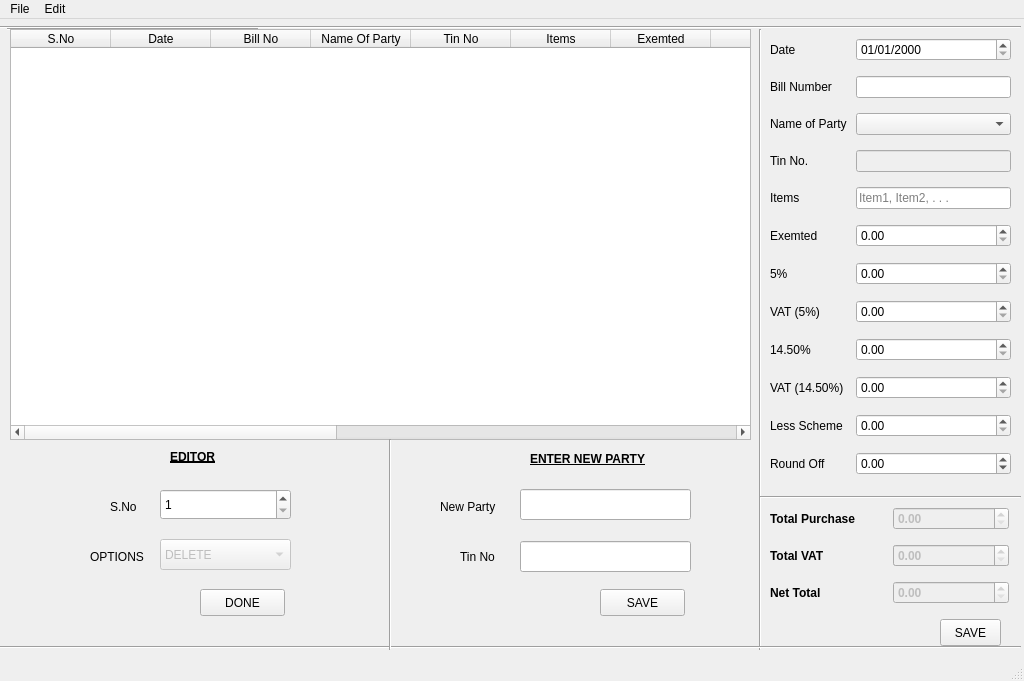
<?xml version="1.0" encoding="UTF-8"?>
<ui version="4.0">
 <class>MainWindow</class>
 <widget class="QMainWindow" name="MainWindow">
  <property name="geometry">
   <rect>
    <x>0</x>
    <y>0</y>
    <width>1024</width>
    <height>681</height>
   </rect>
  </property>
  <property name="windowTitle">
   <string>Monthly Statement</string>
  </property>
  <widget class="QWidget" name="centralwidget">
   <widget class="QPushButton" name="PushButtonNew">
    <property name="geometry">
     <rect>
      <x>160</x>
      <y>840</y>
      <width>61</width>
      <height>27</height>
     </rect>
    </property>
    <property name="text">
     <string>New</string>
    </property>
   </widget>
   <widget class="QWidget" name="gridLayoutWidget_2">
    <property name="geometry">
     <rect>
      <x>770</x>
      <y>10</y>
      <width>241</width>
      <height>461</height>
     </rect>
    </property>
    <layout class="QGridLayout" name="gridLayout_2">
     <item row="3" column="1">
      <widget class="QLineEdit" name="lineEditTin">
       <property name="enabled">
        <bool>false</bool>
       </property>
       <property name="statusTip">
        <string>Automatically Updated. &quot;NA&quot; corresponds to &quot;New Party ?&quot;</string>
       </property>
       <property name="text">
        <string/>
       </property>
      </widget>
     </item>
     <item row="5" column="0">
      <widget class="QLabel" name="label_10">
       <property name="text">
        <string>Exemted</string>
       </property>
      </widget>
     </item>
     <item row="1" column="0">
      <widget class="QLabel" name="label_3">
       <property name="text">
        <string>Bill Number</string>
       </property>
      </widget>
     </item>
     <item row="6" column="1">
      <widget class="QDoubleSpinBox" name="doubleSpinBox5">
       <property name="correctionMode">
        <enum>QAbstractSpinBox::CorrectToNearestValue</enum>
       </property>
       <property name="maximum">
        <double>50000.000000000000000</double>
       </property>
      </widget>
     </item>
     <item row="0" column="0">
      <widget class="QLabel" name="label_4">
       <property name="text">
        <string>Date</string>
       </property>
      </widget>
     </item>
     <item row="4" column="0">
      <widget class="QLabel" name="label_9">
       <property name="text">
        <string>Items</string>
       </property>
      </widget>
     </item>
     <item row="9" column="1">
      <widget class="QDoubleSpinBox" name="doubleSpinBoxVat145">
       <property name="correctionMode">
        <enum>QAbstractSpinBox::CorrectToNearestValue</enum>
       </property>
       <property name="maximum">
        <double>50000.000000000000000</double>
       </property>
      </widget>
     </item>
     <item row="11" column="1">
      <widget class="QDoubleSpinBox" name="doubleSpinBoxRoundOff">
       <property name="enabled">
        <bool>true</bool>
       </property>
       <property name="statusTip">
        <string>Can take Negative values also. Values in the range -0.99 to 0.99</string>
       </property>
       <property name="correctionMode">
        <enum>QAbstractSpinBox::CorrectToNearestValue</enum>
       </property>
       <property name="minimum">
        <double>-0.990000000000000</double>
       </property>
       <property name="maximum">
        <double>0.990000000000000</double>
       </property>
       <property name="singleStep">
        <double>0.010000000000000</double>
       </property>
      </widget>
     </item>
     <item row="4" column="1">
      <widget class="QLineEdit" name="lineEditItems">
       <property name="statusTip">
        <string>Enter items seperated by comma</string>
       </property>
       <property name="placeholderText">
        <string>Item1, Item2, . . .</string>
       </property>
      </widget>
     </item>
     <item row="8" column="0">
      <widget class="QLabel" name="label_13">
       <property name="text">
        <string>14.50%</string>
       </property>
      </widget>
     </item>
     <item row="11" column="0">
      <widget class="QLabel" name="label_16">
       <property name="text">
        <string>Round Off</string>
       </property>
      </widget>
     </item>
     <item row="9" column="0">
      <widget class="QLabel" name="label_14">
       <property name="text">
        <string>VAT (14.50%)</string>
       </property>
      </widget>
     </item>
     <item row="10" column="0">
      <widget class="QLabel" name="label_15">
       <property name="text">
        <string>Less Scheme </string>
       </property>
      </widget>
     </item>
     <item row="7" column="1">
      <widget class="QDoubleSpinBox" name="doubleSpinBoxVat5">
       <property name="correctionMode">
        <enum>QAbstractSpinBox::CorrectToNearestValue</enum>
       </property>
       <property name="maximum">
        <double>50000.000000000000000</double>
       </property>
      </widget>
     </item>
     <item row="10" column="1">
      <widget class="QDoubleSpinBox" name="doubleSpinBoxLessScheme">
       <property name="correctionMode">
        <enum>QAbstractSpinBox::CorrectToNearestValue</enum>
       </property>
       <property name="maximum">
        <double>1000.000000000000000</double>
       </property>
      </widget>
     </item>
     <item row="2" column="1">
      <widget class="QComboBox" name="comboBoxParty">
       <property name="statusTip">
        <string>Enter &quot;New Party&quot; if new party is to be added</string>
       </property>
       <property name="insertPolicy">
        <enum>QComboBox::InsertAtBottom</enum>
       </property>
      </widget>
     </item>
     <item row="6" column="0">
      <widget class="QLabel" name="label_11">
       <property name="text">
        <string>5% </string>
       </property>
      </widget>
     </item>
     <item row="1" column="1">
      <widget class="QLineEdit" name="lineEditBillNo">
       <property name="placeholderText">
        <string/>
       </property>
      </widget>
     </item>
     <item row="8" column="1">
      <widget class="QDoubleSpinBox" name="doubleSpinBox145">
       <property name="correctionMode">
        <enum>QAbstractSpinBox::CorrectToNearestValue</enum>
       </property>
       <property name="maximum">
        <double>50000.000000000000000</double>
       </property>
      </widget>
     </item>
     <item row="0" column="1">
      <widget class="QDateEdit" name="dateEdit">
       <property name="minimumDate">
        <date>
         <year>2000</year>
         <month>1</month>
         <day>1</day>
        </date>
       </property>
       <property name="displayFormat">
        <string>dd/MM/yyyy</string>
       </property>
      </widget>
     </item>
     <item row="5" column="1">
      <widget class="QDoubleSpinBox" name="doubleSpinBoxExemted">
       <property name="statusTip">
        <string>Items for which tax is not applicable</string>
       </property>
       <property name="correctionMode">
        <enum>QAbstractSpinBox::CorrectToNearestValue</enum>
       </property>
       <property name="maximum">
        <double>50000.000000000000000</double>
       </property>
      </widget>
     </item>
     <item row="7" column="0">
      <widget class="QLabel" name="label_12">
       <property name="text">
        <string>VAT (5%) </string>
       </property>
      </widget>
     </item>
     <item row="3" column="0">
      <widget class="QLabel" name="label_2">
       <property name="text">
        <string>Tin No.</string>
       </property>
      </widget>
     </item>
     <item row="2" column="0">
      <widget class="QLabel" name="label">
       <property name="text">
        <string>Name of Party </string>
       </property>
      </widget>
     </item>
    </layout>
   </widget>
   <widget class="QWidget" name="verticalLayoutWidget_4">
    <property name="geometry">
     <rect>
      <x>60</x>
      <y>750</y>
      <width>98</width>
      <height>80</height>
     </rect>
    </property>
    <layout class="QVBoxLayout" name="verticalLayout_7">
     <item>
      <widget class="QLabel" name="label_20">
       <property name="font">
        <font>
         <weight>50</weight>
         <italic>false</italic>
         <bold>false</bold>
         <underline>false</underline>
        </font>
       </property>
       <property name="text">
        <string>Total Purchase  </string>
       </property>
      </widget>
     </item>
     <item>
      <widget class="QLabel" name="label_21">
       <property name="font">
        <font>
         <weight>50</weight>
         <italic>false</italic>
         <bold>false</bold>
        </font>
       </property>
       <property name="text">
        <string>Total VAT           </string>
       </property>
      </widget>
     </item>
     <item>
      <widget class="QLabel" name="label_22">
       <property name="font">
        <font>
         <weight>50</weight>
         <italic>false</italic>
         <bold>false</bold>
        </font>
       </property>
       <property name="text">
        <string>Net Total           </string>
       </property>
      </widget>
     </item>
    </layout>
   </widget>
   <widget class="QWidget" name="verticalLayoutWidget_3">
    <property name="geometry">
     <rect>
      <x>1070</x>
      <y>740</y>
      <width>131</width>
      <height>80</height>
     </rect>
    </property>
    <layout class="QVBoxLayout" name="verticalLayout_6">
     <item>
      <widget class="QLabel" name="labelTotalPurchase">
       <property name="font">
        <font>
         <weight>75</weight>
         <italic>true</italic>
         <bold>true</bold>
        </font>
       </property>
       <property name="text">
        <string>Total Purchase</string>
       </property>
       <property name="textInteractionFlags">
        <set>Qt::TextEditable</set>
       </property>
      </widget>
     </item>
     <item>
      <widget class="QLabel" name="labelTotalVat">
       <property name="font">
        <font>
         <weight>75</weight>
         <italic>true</italic>
         <bold>true</bold>
        </font>
       </property>
       <property name="text">
        <string>Total VAT</string>
       </property>
      </widget>
     </item>
     <item>
      <widget class="QLabel" name="labelNetTotal">
       <property name="font">
        <font>
         <weight>75</weight>
         <italic>true</italic>
         <bold>true</bold>
        </font>
       </property>
       <property name="text">
        <string>Net. Total</string>
       </property>
      </widget>
     </item>
    </layout>
   </widget>
   <widget class="QPushButton" name="pushButtonSave">
    <property name="geometry">
     <rect>
      <x>940</x>
      <y>600</y>
      <width>61</width>
      <height>27</height>
     </rect>
    </property>
    <property name="statusTip">
     <string>If &quot;Name Of Party&quot; is &quot;New Party&quot; the enter the new party and tin no . Else save the data to Database</string>
    </property>
    <property name="text">
     <string>SAVE</string>
    </property>
   </widget>
   <widget class="Line" name="line_2">
    <property name="geometry">
     <rect>
      <x>7</x>
      <y>0</y>
      <width>251</width>
      <height>20</height>
     </rect>
    </property>
    <property name="orientation">
     <enum>Qt::Horizontal</enum>
    </property>
   </widget>
   <widget class="QTableWidget" name="tableWidget">
    <property name="enabled">
     <bool>true</bool>
    </property>
    <property name="geometry">
     <rect>
      <x>10</x>
      <y>10</y>
      <width>741</width>
      <height>411</height>
     </rect>
    </property>
    <property name="editTriggers">
     <set>QAbstractItemView::NoEditTriggers</set>
    </property>
    <column>
     <property name="text">
      <string>S.No</string>
     </property>
    </column>
    <column>
     <property name="text">
      <string>Date</string>
     </property>
    </column>
    <column>
     <property name="text">
      <string>Bill No</string>
     </property>
    </column>
    <column>
     <property name="text">
      <string>Name Of Party</string>
     </property>
    </column>
    <column>
     <property name="text">
      <string>Tin No</string>
     </property>
    </column>
    <column>
     <property name="text">
      <string>Items</string>
     </property>
    </column>
    <column>
     <property name="text">
      <string>Exemted</string>
     </property>
    </column>
    <column>
     <property name="text">
      <string>5%</string>
     </property>
    </column>
    <column>
     <property name="text">
      <string>Vat (5%)</string>
     </property>
    </column>
    <column>
     <property name="text">
      <string>14.50%</string>
     </property>
    </column>
    <column>
     <property name="text">
      <string>Vat (14.50%)</string>
     </property>
    </column>
    <column>
     <property name="text">
      <string>Less Scheme</string>
     </property>
    </column>
    <column>
     <property name="text">
      <string>Round Off</string>
     </property>
    </column>
    <column>
     <property name="text">
      <string>Total</string>
     </property>
     <property name="font">
      <font>
       <weight>75</weight>
       <bold>true</bold>
      </font>
     </property>
    </column>
    <column>
     <property name="text">
      <string>Total Vat</string>
     </property>
     <property name="font">
      <font>
       <weight>75</weight>
       <italic>false</italic>
       <bold>true</bold>
      </font>
     </property>
    </column>
    <column>
     <property name="text">
      <string>Net Total</string>
     </property>
     <property name="font">
      <font>
       <weight>75</weight>
       <bold>true</bold>
      </font>
     </property>
    </column>
   </widget>
   <widget class="QPushButton" name="PushButtonNewSave">
    <property name="geometry">
     <rect>
      <x>600</x>
      <y>570</y>
      <width>85</width>
      <height>27</height>
     </rect>
    </property>
    <property name="statusTip">
     <string>To save to Database and update the &quot;Name of Party &quot; ComboBox</string>
    </property>
    <property name="text">
     <string>SAVE</string>
    </property>
   </widget>
   <widget class="QLabel" name="label_5">
    <property name="geometry">
     <rect>
      <x>440</x>
      <y>480</y>
      <width>69</width>
      <height>16</height>
     </rect>
    </property>
    <property name="text">
     <string>New Party </string>
    </property>
   </widget>
   <widget class="QLineEdit" name="lineEditNewParty">
    <property name="geometry">
     <rect>
      <x>520</x>
      <y>470</y>
      <width>171</width>
      <height>31</height>
     </rect>
    </property>
    <property name="statusTip">
     <string>Enter name of the &quot;New Party&quot;</string>
    </property>
   </widget>
   <widget class="QLineEdit" name="lineEditNewTin">
    <property name="geometry">
     <rect>
      <x>520</x>
      <y>522</y>
      <width>171</width>
      <height>31</height>
     </rect>
    </property>
    <property name="statusTip">
     <string>Enter corresponding &quot;Tin No&quot;</string>
    </property>
   </widget>
   <widget class="QLabel" name="label_6">
    <property name="geometry">
     <rect>
      <x>460</x>
      <y>530</y>
      <width>41</width>
      <height>16</height>
     </rect>
    </property>
    <property name="text">
     <string>Tin No      </string>
    </property>
   </widget>
   <widget class="Line" name="line">
    <property name="geometry">
     <rect>
      <x>750</x>
      <y>10</y>
      <width>20</width>
      <height>621</height>
     </rect>
    </property>
    <property name="orientation">
     <enum>Qt::Vertical</enum>
    </property>
   </widget>
   <widget class="Line" name="line_3">
    <property name="geometry">
     <rect>
      <x>-70</x>
      <y>620</y>
      <width>1091</width>
      <height>16</height>
     </rect>
    </property>
    <property name="orientation">
     <enum>Qt::Horizontal</enum>
    </property>
   </widget>
   <widget class="Line" name="line_4">
    <property name="geometry">
     <rect>
      <x>0</x>
      <y>0</y>
      <width>1021</width>
      <height>16</height>
     </rect>
    </property>
    <property name="orientation">
     <enum>Qt::Horizontal</enum>
    </property>
   </widget>
   <widget class="QPushButton" name="pushButtonEditDone">
    <property name="geometry">
     <rect>
      <x>200</x>
      <y>570</y>
      <width>85</width>
      <height>27</height>
     </rect>
    </property>
    <property name="text">
     <string>DONE</string>
    </property>
   </widget>
   <widget class="Line" name="line_5">
    <property name="geometry">
     <rect>
      <x>380</x>
      <y>420</y>
      <width>20</width>
      <height>211</height>
     </rect>
    </property>
    <property name="orientation">
     <enum>Qt::Vertical</enum>
    </property>
   </widget>
   <widget class="QWidget" name="gridLayoutWidget">
    <property name="geometry">
     <rect>
      <x>770</x>
      <y>480</y>
      <width>239</width>
      <height>116</height>
     </rect>
    </property>
    <layout class="QGridLayout" name="gridLayout">
     <item row="2" column="1">
      <widget class="QDoubleSpinBox" name="doubleSpinBox_2">
       <property name="font">
        <font>
         <weight>75</weight>
         <bold>true</bold>
        </font>
       </property>
       <property name="maximum">
        <double>50000.000000000000000</double>
       </property>
      </widget>
     </item>
     <item row="2" column="1">
      <widget class="QDoubleSpinBox" name="doubleSpinBoxTotalVat">
       <property name="enabled">
        <bool>false</bool>
       </property>
       <property name="font">
        <font>
         <weight>75</weight>
         <bold>true</bold>
        </font>
       </property>
       <property name="statusTip">
        <string>Automatically Updated. &quot;Total Vat = Vat(5%)+Vat(14.50%)&quot;</string>
       </property>
       <property name="correctionMode">
        <enum>QAbstractSpinBox::CorrectToNearestValue</enum>
       </property>
       <property name="maximum">
        <double>500000000.000000000000000</double>
       </property>
      </widget>
     </item>
     <item row="1" column="0">
      <widget class="QLabel" name="label_23">
       <property name="font">
        <font>
         <weight>75</weight>
         <italic>false</italic>
         <bold>true</bold>
         <underline>false</underline>
        </font>
       </property>
       <property name="text">
        <string>Total Purchase</string>
       </property>
      </widget>
     </item>
     <item row="3" column="1">
      <widget class="QDoubleSpinBox" name="doubleSpinBoxNetTotal">
       <property name="enabled">
        <bool>false</bool>
       </property>
       <property name="font">
        <font>
         <weight>75</weight>
         <bold>true</bold>
        </font>
       </property>
       <property name="statusTip">
        <string>Automatically Updated. &quot;Net Total=Total Purchase+Total Vat-Less Scheme+Round Off&quot;</string>
       </property>
       <property name="correctionMode">
        <enum>QAbstractSpinBox::CorrectToNearestValue</enum>
       </property>
       <property name="maximum">
        <double>500000000.000000000000000</double>
       </property>
      </widget>
     </item>
     <item row="1" column="1">
      <widget class="QDoubleSpinBox" name="doubleSpinBoxTotal">
       <property name="enabled">
        <bool>false</bool>
       </property>
       <property name="font">
        <font>
         <weight>75</weight>
         <bold>true</bold>
        </font>
       </property>
       <property name="statusTip">
        <string>Automatically Updated. &quot;Total Purchase=Exemted+5%+14.50%&quot;</string>
       </property>
       <property name="correctionMode">
        <enum>QAbstractSpinBox::CorrectToNearestValue</enum>
       </property>
       <property name="maximum">
        <double>500000000.000000000000000</double>
       </property>
      </widget>
     </item>
     <item row="3" column="0">
      <widget class="QLabel" name="label_25">
       <property name="font">
        <font>
         <weight>75</weight>
         <italic>false</italic>
         <bold>true</bold>
        </font>
       </property>
       <property name="text">
        <string>Net Total           </string>
       </property>
      </widget>
     </item>
     <item row="2" column="0">
      <widget class="QLabel" name="label_24">
       <property name="font">
        <font>
         <weight>75</weight>
         <italic>false</italic>
         <bold>true</bold>
        </font>
       </property>
       <property name="text">
        <string>Total VAT           </string>
       </property>
      </widget>
     </item>
    </layout>
   </widget>
   <widget class="Line" name="line_6">
    <property name="geometry">
     <rect>
      <x>760</x>
      <y>470</y>
      <width>261</width>
      <height>16</height>
     </rect>
    </property>
    <property name="orientation">
     <enum>Qt::Horizontal</enum>
    </property>
   </widget>
   <widget class="QLabel" name="label_7">
    <property name="geometry">
     <rect>
      <x>170</x>
      <y>430</y>
      <width>58</width>
      <height>15</height>
     </rect>
    </property>
    <property name="font">
     <font>
      <weight>75</weight>
      <bold>true</bold>
      <underline>true</underline>
     </font>
    </property>
    <property name="text">
     <string>EDITOR</string>
    </property>
   </widget>
   <widget class="QLabel" name="label_17">
    <property name="geometry">
     <rect>
      <x>530</x>
      <y>430</y>
      <width>131</width>
      <height>20</height>
     </rect>
    </property>
    <property name="font">
     <font>
      <weight>75</weight>
      <bold>true</bold>
      <underline>true</underline>
     </font>
    </property>
    <property name="text">
     <string>ENTER NEW PARTY</string>
    </property>
   </widget>
   <widget class="QComboBox" name="comboBoxOptions">
    <property name="enabled">
     <bool>false</bool>
    </property>
    <property name="geometry">
     <rect>
      <x>160</x>
      <y>520</y>
      <width>131</width>
      <height>31</height>
     </rect>
    </property>
    <property name="statusTip">
     <string>Select the action needed</string>
    </property>
    <item>
     <property name="text">
      <string>DELETE</string>
     </property>
    </item>
    <item>
     <property name="text">
      <string>EDIT</string>
     </property>
    </item>
   </widget>
   <widget class="QSpinBox" name="spinBoxSNo">
    <property name="geometry">
     <rect>
      <x>160</x>
      <y>470</y>
      <width>131</width>
      <height>31</height>
     </rect>
    </property>
    <property name="statusTip">
     <string>Select the row number</string>
    </property>
    <property name="buttonSymbols">
     <enum>QAbstractSpinBox::UpDownArrows</enum>
    </property>
    <property name="correctionMode">
     <enum>QAbstractSpinBox::CorrectToNearestValue</enum>
    </property>
    <property name="minimum">
     <number>1</number>
    </property>
    <property name="maximum">
     <number>500</number>
    </property>
   </widget>
   <widget class="QLabel" name="label_8">
    <property name="geometry">
     <rect>
      <x>90</x>
      <y>530</y>
      <width>61</width>
      <height>16</height>
     </rect>
    </property>
    <property name="text">
     <string>OPTIONS</string>
    </property>
   </widget>
   <widget class="QLabel" name="label_18">
    <property name="geometry">
     <rect>
      <x>110</x>
      <y>480</y>
      <width>31</width>
      <height>16</height>
     </rect>
    </property>
    <property name="text">
     <string>S.No</string>
    </property>
   </widget>
   <zorder>comboBoxOptions</zorder>
   <zorder>spinBoxSNo</zorder>
   <zorder>label_8</zorder>
   <zorder>label_18</zorder>
   <zorder>PushButtonNew</zorder>
   <zorder>gridLayoutWidget_2</zorder>
   <zorder>verticalLayoutWidget_4</zorder>
   <zorder>verticalLayoutWidget_3</zorder>
   <zorder>pushButtonSave</zorder>
   <zorder>line_2</zorder>
   <zorder>PushButtonNewSave</zorder>
   <zorder>label_5</zorder>
   <zorder>lineEditNewParty</zorder>
   <zorder>lineEditNewTin</zorder>
   <zorder>label_6</zorder>
   <zorder>line</zorder>
   <zorder>line_3</zorder>
   <zorder>line_4</zorder>
   <zorder>tableWidget</zorder>
   <zorder>pushButtonEditDone</zorder>
   <zorder>line_5</zorder>
   <zorder>gridLayoutWidget</zorder>
   <zorder>line_6</zorder>
   <zorder>label_7</zorder>
   <zorder>label_17</zorder>
  </widget>
  <widget class="QMenuBar" name="menubar">
   <property name="geometry">
    <rect>
     <x>0</x>
     <y>0</y>
     <width>1024</width>
     <height>21</height>
    </rect>
   </property>
   <widget class="QMenu" name="menuFile">
    <property name="title">
     <string>File</string>
    </property>
    <addaction name="actionExportToExcel"/>
    <addaction name="separator"/>
   </widget>
   <widget class="QMenu" name="menuEdit">
    <property name="title">
     <string>Edit</string>
    </property>
    <addaction name="actionDeleteTableMonthlyStatement"/>
    <addaction name="actionDeleteTableParty"/>
   </widget>
   <addaction name="menuFile"/>
   <addaction name="menuEdit"/>
  </widget>
  <widget class="QStatusBar" name="statusbar"/>
  <action name="actionDeleteTableMonthlyStatement">
   <property name="text">
    <string>Delete Table MonthlyStatement</string>
   </property>
  </action>
  <action name="actionExportToExcel">
   <property name="text">
    <string>Export Table</string>
   </property>
   <property name="statusTip">
    <string>Saves the database in CSV format which can be read from Excel or programs like Excel</string>
   </property>
   <property name="shortcut">
    <string>Ctrl+E</string>
   </property>
  </action>
  <action name="actionDeleteTableParty">
   <property name="text">
    <string>Delete Table Party</string>
   </property>
  </action>
 </widget>
 <tabstops>
  <tabstop>dateEdit</tabstop>
  <tabstop>lineEditBillNo</tabstop>
  <tabstop>comboBoxParty</tabstop>
  <tabstop>lineEditTin</tabstop>
  <tabstop>lineEditItems</tabstop>
  <tabstop>doubleSpinBoxExemted</tabstop>
  <tabstop>doubleSpinBox5</tabstop>
  <tabstop>doubleSpinBoxVat5</tabstop>
  <tabstop>doubleSpinBox145</tabstop>
  <tabstop>doubleSpinBoxVat145</tabstop>
  <tabstop>doubleSpinBoxLessScheme</tabstop>
  <tabstop>doubleSpinBoxRoundOff</tabstop>
  <tabstop>pushButtonSave</tabstop>
  <tabstop>lineEditNewParty</tabstop>
  <tabstop>lineEditNewTin</tabstop>
  <tabstop>PushButtonNewSave</tabstop>
  <tabstop>spinBoxSNo</tabstop>
  <tabstop>comboBoxOptions</tabstop>
  <tabstop>pushButtonEditDone</tabstop>
  <tabstop>tableWidget</tabstop>
  <tabstop>PushButtonNew</tabstop>
  <tabstop>doubleSpinBox_2</tabstop>
  <tabstop>doubleSpinBoxTotalVat</tabstop>
  <tabstop>doubleSpinBoxNetTotal</tabstop>
  <tabstop>doubleSpinBoxTotal</tabstop>
 </tabstops>
 <resources/>
 <connections/>
</ui>
